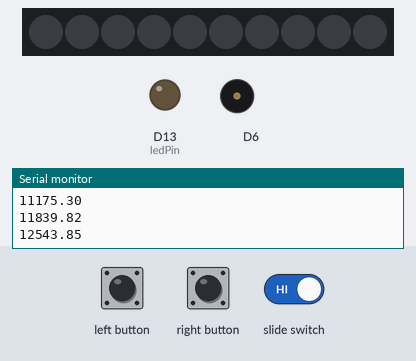
Bench run of a sketch on a simulated Adafruit Circuit Playground Express. Shown: 10 RGB LEDs in strip order, left to right, output pins drawn as LEDs (lit = HIGH), buzzer (waves = sounding), the last lines printed to the serial monitor. The inputs (shaded band) are chosen by the test bench. Dim RGB values are drawn brighter than linear.

Above: at 1.2 s.
1.3 s: slide switch set LOW
At 2.0 s:
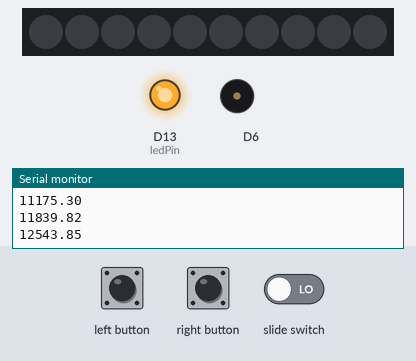
3.8 s: slide switch set HIGH
At 6.2 s:
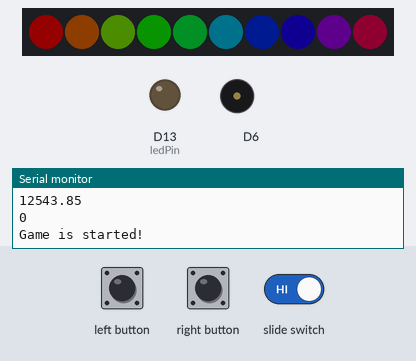
6.8 s: left button pressed for 0.15 s
At 12.4 s:
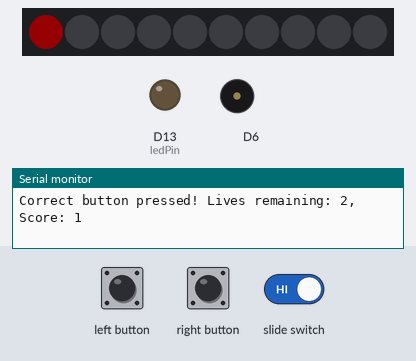
Timing chart, 0 to 16.7 s (numbered marks = the images above; inputs shaded):
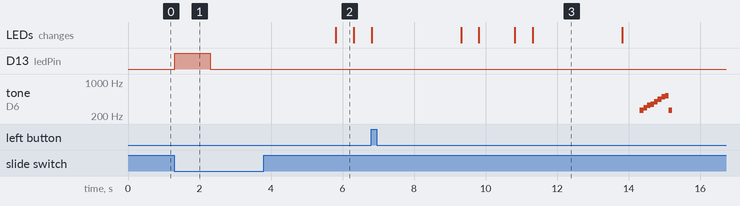

Measured:
- after the input at 1.3 s, D13 (ledPin): LOW → HIGH at once, → LOW 1.0 s later
- after the input at 3.8 s, the LEDs: change after 2.0 s (image 2)
- by itself, tone on D6: plays 261 Hz for 0.10 s, 293 Hz for 0.10 s, 329 Hz for 0.10 s, 349 Hz for 0.10 s, 391 Hz for 0.10 s, 440 Hz for 0.10 s … (9 notes in this stretch)
- what the display in image 2 shows lasts 0.5 s, from 5.8 s to 6.3 s

The sketch:

studio_10.ino
```cpp
#include <Adafruit_CircuitPlayground.h>

float midi[128];
int A_four = 440; // A is 440 Hz...

int soundPin = A0;
int leftButtonPin = 4;
volatile bool leftButtonState = 0;

int rightButtonPin = 5;
volatile bool rightButtonState = 0;

int ledPin = 13;

const int switchPin = 7;
volatile bool switchState = 0;
volatile bool switchFlag = 0;
volatile bool buttonInterruptFlag = 0;

const int colorDelay[4] = {2000, 1500, 1000, 500};
const int maxLives = 2;

const uint32_t colors[4] = {
  CircuitPlayground.strip.Color(255, 0, 0, 0),
  CircuitPlayground.strip.Color(0, 255, 0, 0),
  CircuitPlayground.strip.Color(0, 0, 255, 0),
  CircuitPlayground.strip.Color(0, 0, 0, 255)  // Yellow
};

int roundTime = 4;
int currentRound = 0;
int score = 0;
int lives = 2;


int winningSequence[9][2] = { // Number of elements adjusted to match the provided winningSequence
  {60, 100},
  {62, 100},
  {64, 100},
  {65, 100},
  {67, 100},
  {69, 100},
  {71, 100},
  {72, 100},
  {60, 100}
};


int losingSequence[8][2] = { // Number of elements adjusted to match the provided losingSequence
  {83, 100},
  {89, 100},
  {89, 100},
  {89, 100},
  {89, 100},
  {88, 100},
  {86, 100},
  {84, 100}
};


void setup() {
  CircuitPlayground.begin();
  Serial.begin(9600);
  pinMode(ledPin, OUTPUT);
  digitalWrite(ledPin, LOW);
  pinMode(leftButtonPin, INPUT_PULLDOWN);
  attachInterrupt(digitalPinToInterrupt(leftButtonPin), buttonISRs, FALLING);
  pinMode(rightButtonPin, INPUT_PULLDOWN);
  attachInterrupt(digitalPinToInterrupt(rightButtonPin), buttonISRs, FALLING);
  pinMode(switchPin, INPUT_PULLUP);
  attachInterrupt(digitalPinToInterrupt(switchPin), switchISRs, CHANGE);
  generateMIDI();
}

void loop() {
  if (switchFlag) {
    delay(5);
    switchState = digitalRead(switchPin);

    if (switchState == 1 ) {
      startRound();
      switchFlag = false;
  //     CircuitPlayground.setPixelColor(0, 255, 0, 0);
  // //Serial.println("display red color");
  // delay(5000);
  //   if (buttonInterruptFlag) { // Check button press
  //     //if () {
  //       score++;
  //       Serial.println("display red color");
  //   }
  //   else
  //   {
  //     Serial.println("lose");
  //   }
    }else if (switchState == 0){
      digitalWrite(LED_BUILTIN, HIGH);  // turn the LED on (HIGH is the voltage level)
      delay(1000);                      // wait for a second
      digitalWrite(LED_BUILTIN, LOW);   // turn the LED off by making the voltage LOW
      delay(1000);                      // wait for a second
    }
    switchFlag = false;  // Set switchFlag back to false after reading the state
    Serial.println(switchState);
  }

  if (buttonInterruptFlag) {
    delay(5);  // Window to stabilize the digital LED
    leftButtonState = digitalRead(leftButtonPin);
    rightButtonState = digitalRead(rightButtonPin);

    buttonInterruptFlag = 0;  // Make it false to continue counting up
  }
}

void startRound() {
  delay(2000);
  currentRound = 1;
  roundTime = colorDelay[currentRound - 1];
  Serial.println("Game is started!");
  showRainbowColor();
  delay(500);


  while (lives > 0) {

    if (currentRound == 2) {
      CircuitPlayground.setPixelColor(0, 255, 0, 0);
      delay(1000); // Shorter delay for round 2
    } else {
      CircuitPlayground.setPixelColor(0, 255, 0, 0);
      delay(2500); // Regular delay for other rounds
    }
      CircuitPlayground.setPixelColor(0, 0, 0, 0);
      delay(500); // Delay to turn off the light
  //Serial.println("display red color");
    if (buttonInterruptFlag == 1 ) { // Check button press
      //if () {
        score++;
        if (score = 1) {
          currentRound++;
          if(currentRound == 2){
            roundTime -= 1000;
          }else{
          roundTime -= 500;
          }
        }
        displayWinningMessage();

        if (currentRound == 4) {
          displayGameResult(true);
          break;
        }
      } else {
        score--;
        lives--;
        displayLosingMessage();

        if (lives == 0) {
          displayGameResult(false);
          break;
        }
      }
    }

    // Delay before checking again
    delay(50);

}
void showRainbowColor() {
  uint32_t offset = millis() / roundTime;
  for (int i = 0; i < 10; ++i) {
    CircuitPlayground.setPixelColor(i, CircuitPlayground.colorWheel(((i * 256 / 10) + offset) & 255));

  }
  delay(500);
  for (int i = 0; i < 10; ++i) {
    CircuitPlayground.setPixelColor(i, 0, 0, 0);  // Set pixel color to black (off)


  }
}

// void displayTargetColor() {
//   for (int i = 0; i < 10; i++) {
//     if (i == 0) {
//       // Sparkle effect for red color
//       uint8_t brightness = random(64, 255);
//       CircuitPlayground.setPixelColor(i, brightness, 0, 0);
//     } else {
//       CircuitPlayground.setPixelColor(i, 255, 0, 0); // Red color
//     }
//   }
//   delay(roundTime);
// }


void displayWinningMessage() {
  Serial.println("Correct button pressed! Lives remaining: " + String(lives) + ", Score: " + String(score));
}

void displayLosingMessage() {
  Serial.println("Wrong button pressed! Lives remaining: " + String(lives) + ", Score: " + String(score));}

void displayGameResult(bool won) {
  if (won) {
    Serial.println("Congratulations! You won the game!");
    for (int i = 0; i < sizeof(winningSequence) / sizeof(winningSequence[0]); i++) {
      CircuitPlayground.playTone(midi[winningSequence[i][0]], winningSequence[i][1]);
      delay(1);
    }
  } else {
    Serial.println("Game Over! You lost the game!");
    for (int i = 0; i < sizeof(losingSequence) / sizeof(losingSequence[0]); i++) {
      CircuitPlayground.playTone(midi[losingSequence[i][0]], losingSequence[i][1]);
      delay(1);
    }
  }
}

void switchISRs() {
  switchFlag = true;
}

void buttonISRs() {
  buttonInterruptFlag = true;
}

void generateMIDI() {
  for (int x = 0; x < 128; ++x) {
    midi[x] = (A_four / 32.0) * pow(2.0, ((x - 9.0) / 12.0));
    Serial.println(midi[x]);
  }
}
```
